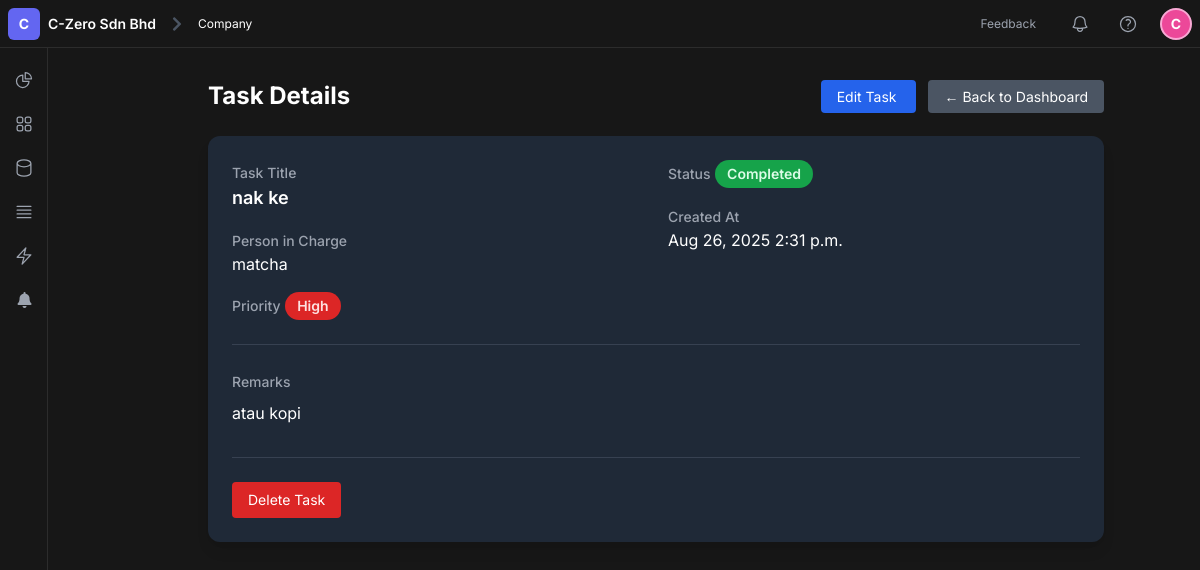
Screenshot of /auth/task/35/ (signed in) with the database file from the repository.
### accounts/models/admin_models.py (models this page shows, shortened)
class Task(models.Model):
    PRIORITY_CHOICES = [
        ('High', 'High'),
        ('Medium', 'Medium'),
        ('Low', 'Low'),
    ]
    STATUS_CHOICES = [
        ('Pending', 'Pending'),
        ('In Progress', 'In Progress'),
        ('Completed', 'Completed'),
    ]
    title = models.CharField(max_length=255)
    pic = models.CharField(max_length=100)  # Person in charge
    document = models.FileField(upload_to='tasks/docs/', blank=True, null=True)
    remarks = models.TextField(blank=True)
    created_at = models.DateTimeField(auto_now_add=True)
    priority = models.CharField(max_length=10, choices=PRIORITY_CHOICES)
    status = models.CharField(max_length=20, choices=STATUS_CHOICES)

### accounts/views/admin_views.py (the view, shortened to what this page needs)
# urls.py: path('task/<int:pk>/', views.task_detail, name='task_detail'),
@role_required('1')
def task_detail(request, pk):
    task = get_object_or_404(Task, pk=pk)
    return render(request, 'accounts/admin/task_detail.html', {
        'task': task
    })

### accounts/context_processors.py (called while the page is built, shortened)
def task_metrics(request):
    if not request.user.is_authenticated:
        return {}
    tasks = Task.objects.all()
    total_tasks = tasks.count()
    in_progress = tasks.filter(status="In Progress").count()
    pending = tasks.filter(status="Pending").count()
    completed = tasks.filter(status="Completed").count()
    completion_rate = int((completed / total_tasks) * 100) if total_tasks > 0 else 0
    return {
        'total_tasks': total_tasks,
        'in_progress': in_progress,
        'pending': pending,
        'completion_rate': completion_rate,
    }

def installer_task_metrics(request):
    if not request.user.is_authenticated:
        return {}
    try:
        installer_profile = request.user.installerprofile
    except AttributeError:
        return {}

def current_company(request):
    if not request.user.is_authenticated:
        return {"current_company": "Company"}
    if getattr(request.user, "role", None) == 1:
        return {"current_company": "Admin"}
    try:
        installer = InstallerProfile.objects.get(user=request.user)
        company_name = installer.company_name or "Company"
    except InstallerProfile.DoesNotExist:
        company_name = "Company"
    initial = company_name[0].upper() if company_name else "C"
    return {"current_company": company_name, "company_initial": initial}

def user_company_info(request):
    if not request.user.is_authenticated:
        return {
            "username": "Guest",
            "company_name": "Company",
            "company_initial": "C"
        }
    username = request.user.username
    if getattr(request.user, "role", None) == 1:
        company_name = "Admin"
    else:
        try:
            installer = InstallerProfile.objects.get(user=request.user)
            company_name = installer.company_name or "Company"
        except InstallerProfile.DoesNotExist:
            company_name = "Company"
    company_initial = company_name[0].upper() if company_name else "C"
    return {
        "username": username,
        "company_name": company_name,
        "company_initial": company_initial,
    }

### accounts/templates/accounts/admin/task_detail.html (shortened to what this page needs)
{% extends 'base.html' %}
{% block content %}
<div class="min-h-screen ml-16 mt-12 p-8 text-white">
    <div class="max-w-4xl mx-auto">
        <div class="flex items-center justify-between mb-6">
            <h1 class="text-2xl font-bold">Task Details</h1>
            <div class="space-x-3">
                <a href="{% url 'edit_task' task.pk %}" class="bg-blue-600 hover:bg-blue-700 text-white px-4 py-2 rounded text-sm">
                    Edit Task
                </a>
                <a href="{% url 'admin_dashboard' %}" class="bg-gray-600 hover:bg-gray-700 text-white px-4 py-2 rounded text-sm">
                    ← Back to Dashboard
                </a>
            </div>
        </div>
        <div class="bg-gray-800 rounded-xl shadow-lg p-6">
            <div class="grid grid-cols-1 md:grid-cols-2 gap-6">
                <div class="space-y-4">
                    <div>
                        <label class="text-sm text-gray-400 font-medium">Task Title</label>
                        <p class="text-lg font-semibold text-white">{{ task.title }}</p>
                    </div>
                    <div>
                        <label class="text-sm text-gray-400 font-medium">Person in Charge</label>
                        <p class="text-white">{{ task.pic }}</p>
                    </div>
                    <div>
                        <label class="text-sm text-gray-400 font-medium">Priority</label>
                        <span class="inline-block px-3 py-1 rounded-full text-sm font-semibold
                            {% if task.priority == 'High' %}bg-red-600 text-red-100
                            {% elif task.priority == 'Medium' %}bg-yellow-600 text-yellow-100
                            {% else %}bg-green-600 text-green-100{% endif %}">
                            {{ task.priority }}
                        </span>
                    </div>
                </div>
                <div class="space-y-4">
                    <div>
                        <label class="text-sm text-gray-400 font-medium">Status</label>
                        <span class="inline-block px-3 py-1 rounded-full text-sm font-semibold
                            {% if task.status == 'Pending' %}bg-yellow-600 text-yellow-100
                            {% elif task.status == 'In Progress' %}bg-blue-600 text-blue-100
                            {% else %}bg-green-600 text-green-100{% endif %}">
                            {{ task.status }}
                        </span>
                    </div>
                    <div>
                        <label class="text-sm text-gray-400 font-medium">Created At</label>
                        <p class="text-white">{{ task.created_at|date:"M d, Y P" }}</p>
                    </div>
                </div>
            </div>
            {% if task.remarks %}
            <div class="mt-6 pt-6 border-t border-gray-700">
                <label class="text-sm text-gray-400 font-medium">Remarks</label>
                <p class="text-white mt-2">{{ task.remarks }}</p>
            </div>
            {% endif %}
            <div class="mt-8 pt-6 border-t border-gray-700">
                <div class="flex space-x-4">
                    <button onclick="deleteTask('{{ task.pk }}')"
                            class="bg-red-600 hover:bg-red-700 text-white px-4 py-2 rounded text-sm">
                        Delete Task
                    </button>
                </div>
            </div>
        </div>
    </div>
</div>
{% endblock %}

### accounts/templates/base.html (style rules this page uses)
body { font-family: "Inter", sans-serif; background-color: #171717; }

### rows the page displays
Task: title "nak ke", pic "matcha", priority "High", status "Completed", created_at "Aug 26, 2025 2:31 p.m.", remarks "atau kopi"

### other values shown
{{ current_company }} "Company"
{{ company_initial }} "C"
